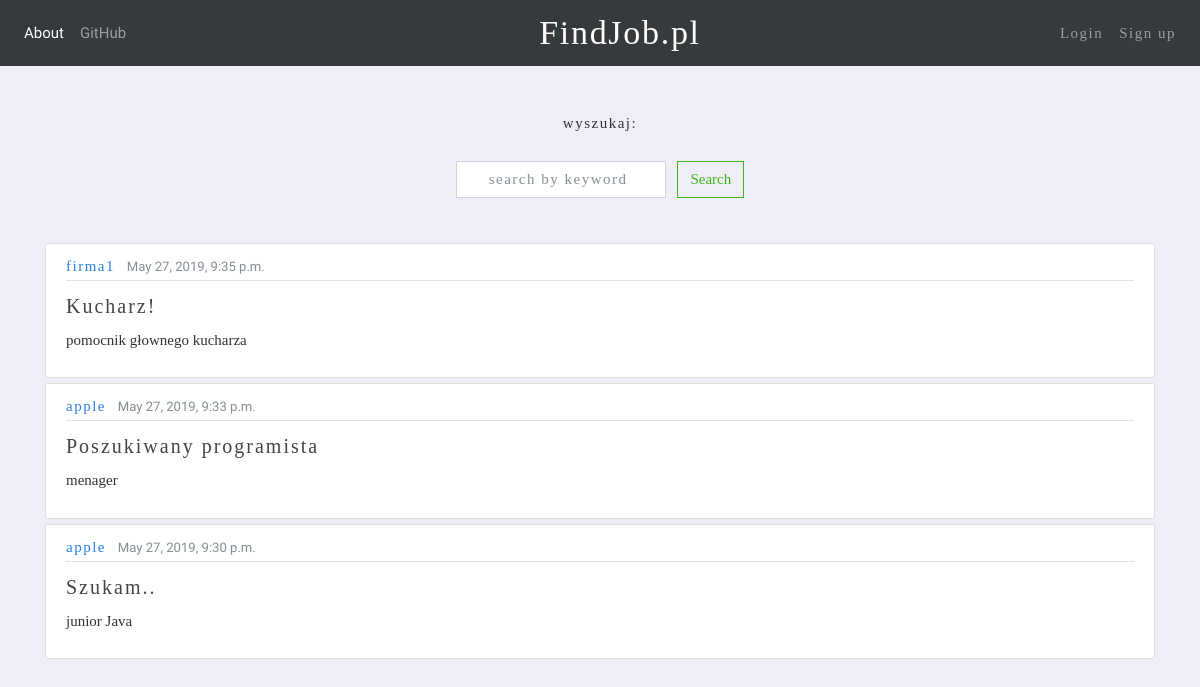
Before: / with the older database file.
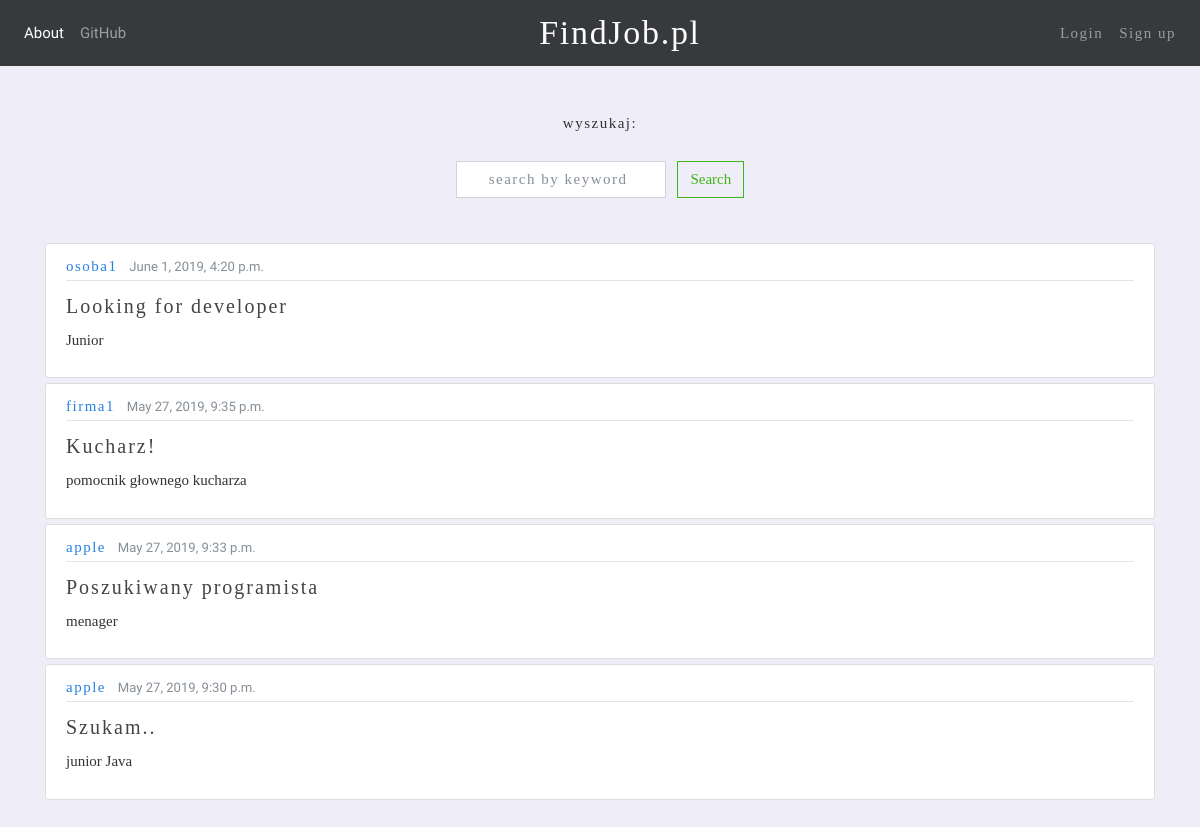
After: the same page with the newer database file.
### jobservice/models.py (models this page shows, shortened)
class JobOffer(models.Model):
    title = models.CharField(max_length= 50,default="")
    industry = models.CharField(max_length= 50,default="")
    proffesion = models.CharField(max_length= 50,default="")
    jobPosition = models.CharField(max_length= 50,default="")
    jobType = models.CharField(max_length= 50,default="")
    ExperienceLevel = models.CharField(max_length= 50,default="")
    postdate = models.DateTimeField(default=timezone.now)
    companyName = models.ForeignKey(User, on_delete = models.CASCADE)
    location =  models.CharField(max_length=300,default="")
    jobDescription = models.TextField()

class User(AbstractUser):
    is_person = models.BooleanField(default=False)
    is_company = models.BooleanField(default=False)

### companyusers/views.py (the view)
# urls.py: path('', OfferListView.as_view(), name='jobs-home'),
class OfferListView(ListView):
    model = JobOffer
    template_name = 'jobservice/home.html'
    context_object_name = 'joboffers'
    ordering = ['-postdate']
    paginate_by = 10

### jobservice/templates/jobservice/home.html (shortened to what this page needs)
{% extends "jobservice/base.html"%}
{% block content%}
<br>
<br>
<div class=" pasek_napis ">
    wyszukaj:
    <br> <br>
</div>
<form class="form-inline ">
    <div class=" mx-auto">
        <input class="form-control pasek_napis mr-2" type="text" placeholder="search by keyword " name='q'>
        <button class="btn btn-outline-success " value="Search" style="font-family: Nunito Sans; "
            type="submit">Search</button>
    </div>
</form>
<br>
<br>
{% for joboffer in joboffers %}
<article class="media content-section">
    <div class="media-body">
        <div class="article-metadata">
            <a class="mr-2 pasek_napis"
                href="{% url 'companyview' company_id=joboffer.companyName.pk %}">{{ joboffer.companyName }}</a>
            <small class="text-muted">{{ joboffer.postdate}}</small>
        </div>
        <h2><a class="article-title pasek_napis " style="font-size: 20px;"
                href="{% url 'offer-details' joboffer.pk%}">{{ joboffer.title }}</a></h2>
        <p class="article-content" style="font-family: Nunito Sans;">{{ joboffer.jobPosition }}</p>
    </div>
</article>
{% endfor %}
<br>
<br>
{%endblock content%}

### jobservice/templates/jobservice/base.html (shortened to what this page needs)
{%load static%}
<!DOCTYPE html>
<html lang="en">
<head>
    <link rel="stylesheet" href='https://bootswatch.com/4/cosmo/bootstrap.min.css'>
    <link rel="stylesheet" href="{%static 'jobservice/main.css' %}">
    <link rel="stylesheet" href="{%static 'jobservice/style.css' %}">
</head>
<body>
    <nav class="navbar navbar-expand-lg navbar-dark bg-dark">
        <div class="navbar-collapse collapse w-100 order-1 order-md-0 dual-collapse2">
            <ul class="navbar-nav mr-auto">
                <li class="nav-item active">
                    <a class="nav-link" href="{% url 'about-job' %}">About</a>
                </li>
                <li class="nav-item">
                    <a class="nav-link" href="//github.com/Madaless/DjangoProject">GitHub</a>
                </li>
            </ul>
        </div>
        <ul class="mx-auto">
            <a class="nav-link tytul" href="{% url 'jobs-home' %}">FindJob.pl</a>
        </ul>
        {% if user.is_authenticated and user.is_company  %}
        <div class="navbar-collapse collapse w-100 order-3 dual-collapse2">
            <ul class="navbar-nav ml-auto">
                <li class="nav-item">
                    <a class="nav-link pasek_napis szary" href="{% url 'logout' %}">Logout</a>
                </li>
                <li class="nav-item">
                    <a class="nav-link pasek_napis" href="{% url 'profilecompany' %}">Profile</a>
                </li>
                <li class="nav-item">
                    <a class="nav-link pasek_napis" href="{% url 'offer-create' %}">Create offer</a>
                </li>
            </ul>
        </div>
        {% else %}
        <div class="navbar-collapse collapse w-100 order-3 dual-collapse2">
            <ul class="navbar-nav ml-auto">
                <li class="nav-item">
                    <a class="nav-link pasek_napis szary" href="{% url 'login' %}">Login</a>
                </li>
                <li class="nav-item">
                    <a class="nav-link pasek_napis szary" href="{% url 'signup' %}">Sign up</a>
                </li>
            </ul>
        </div>
        {% endif %}
    </nav>
    <main role="main" class="container">
        <div class="row">
            <div class="container">
                {% block content %}{% endblock %}
            </div>
    </main>
</body>
</html>

### jobservice/static/jobservice/main.css (style rules this page uses)
.pasek_napis { font-family: Nunito Sans; font-style: normal; font-weight: normal; font-size: 15px; line-height: 25px; align-items: center; text-align: center; letter-spacing: 0.1em; mix-blend-mode: normal; }
input::placeholder { color: white; }
.szary { color: #b2bfc7; }
.tytul { font-family: Nunito Sans; font-style: normal; font-weight: normal; font-size: 34px; line-height: 34px; text-align: center; letter-spacing: 0.05em; color: #FFFBFB; }
body { background: #efedf8; color: #333333; }
h1, h2, h3, h4, h5, h6 { color: #444444; }
ul { margin: 0; }
.content-section { background: #ffffff; padding: 10px 20px; border: 1px solid #dddddd; border-radius: 3px; margin-bottom: 5px; width: 100%; }
.article-title { color: #444444; }
.article-content { white-space: pre-line; }
.article-metadata { padding-bottom: 1px; margin-bottom: 4px; border-bottom: 1px solid #e3e3e3 }

Changed rows visible on the page:
added JobOffer: companyName "osoba1", postdate "June 1, 2019, 4:20 p.m.", title "Looking for developer", jobPosition "Junior"
